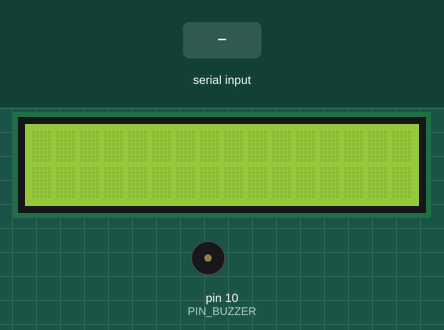
The sketch below on a simulated Arduino Uno, built with avr-gcc and run on an emulated ATmega328P. On the bench: 16×2 character LCD, buzzer (waves = sounding, pin HIGH). Inputs (shaded band) come from the test bench.

Above: at 1.2 s.
1.3 s: "Enroll" received over Serial
At 2.7 s:
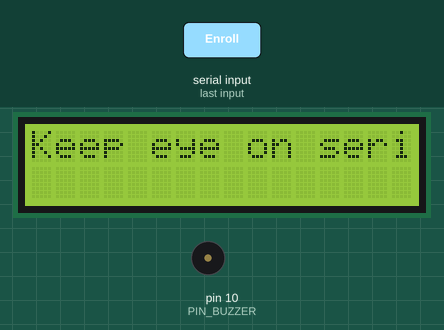
3.8 s: "is_typing" received over Serial
At 5.7 s:
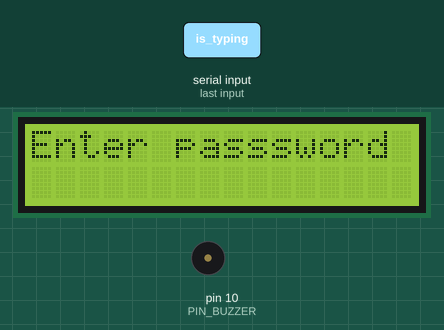
6.3 s: "is confirming" received over Serial
At 7.7 s:
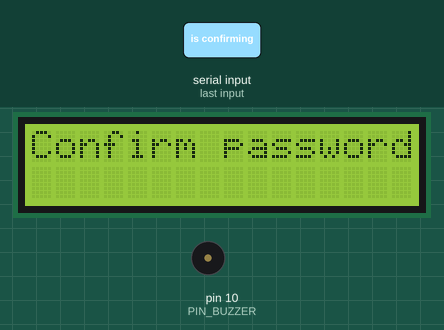
8.8 s: "Enter" received over Serial
At 10.5 s:
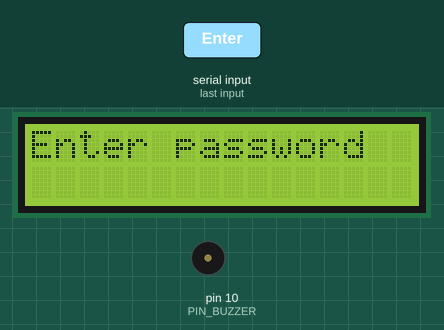
11.3 s: "Yes" received over Serial
At 13.4 s:
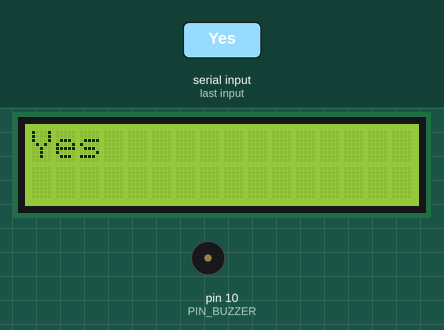
13.8 s: "No" received over Serial
At 15.4 s:
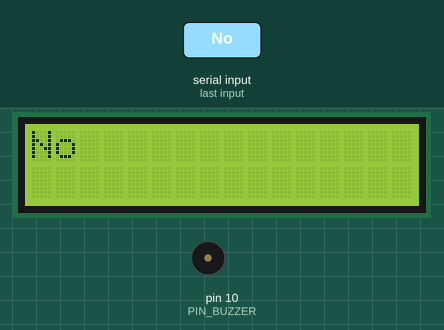
Timing chart, 0 to 16.9 s (numbered marks = the images above; inputs shaded):
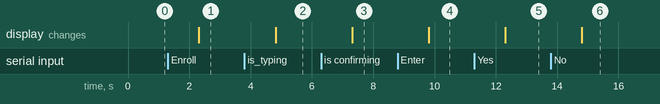

Measured:
- after the input at 1.3 s, the display: changes after 1.0 s (image 1)
- after the input at 3.8 s, the display: changes after 1.0 s (image 2)
- after the input at 6.3 s, the display: changes after 1.0 s (image 3)
- after the input at 8.8 s, the display: changes after 1.0 s (image 4)
- after the input at 11.3 s, the display: changes after 1.0 s (image 5)
- after the input at 13.8 s, the display: changes after 1.0 s (image 6)

The sketch:

bluetooth_terminal.ino
```cpp
#include <SoftwareSerial.h>
#include <LiquidCrystal.h>
LiquidCrystal lcd(7,6,2,3,4,5);

const byte rxPin = 9;
const byte txPin = 8;
#define PIN_BUZZER 10
SoftwareSerial BTSerial(rxPin, txPin); // RX TX

void lcdPrint(String receivedMessage) {

  while (receivedMessage) {
    if (receivedMessage.startsWith("Enroll")){
      lcd.clear();
      lcd.println("Enroll fingerprint");
      lcd.clear();
      lcd.println("Keep eye on serial monitor");
      break;
    }else if (receivedMessage.equals("is_typing")){
      lcd.clear();
      lcd.print("Enter passsword");
      break;
    }else if (receivedMessage.length() < 2){
      for(int j = 0; j<=3; j++){
        lcd.setCursor(j,1);
        lcd.print(receivedMessage);
      }
      break;
    }else if (receivedMessage.startsWith("is confirming")){
      lcd.clear();
      lcd.println("Confirm password");
      break;
    }else if (receivedMessage.startsWith("Enter")){
      lcd.clear();
      lcd.println("Enter password");
      break;
    }else if (receivedMessage.startsWith("Activate")){
      activateAlarm();
      break;
    }else{
      lcd.clear();
      lcd.println(receivedMessage);
      break;
    }
  }
}

void activateAlarm(){
  digitalWrite(PIN_BUZZER, HIGH);
  delay(5000);
  digitalWrite(PIN_BUZZER, LOW);
  bluetoothMode();

}


void bluetoothMode(){
 while(BTSerial.available() > 0) {
   BTSerial.println("Safe is unsafe");
   delay(1000);
   BTSerial.println("Do you want to change password?");
   delay(1000);
   BTSerial.println("Yes or No ?");
   String bluetooth_message  = BTSerial.readString();
   if (bluetooth_message.equals("Yes")){
     Serial.write("change-password");
   }else if (bluetooth_message.equals("No")) {
      Serial.write("dont-change");
   }
 }
}


void setup() {
  // define pin modes for tx, rx:
  pinMode(rxPin, INPUT);
  pinMode(txPin, OUTPUT);
  BTSerial.begin(9600);
  Serial.begin(9600);
  lcd.begin(16, 2);
  pinMode(PIN_BUZZER, OUTPUT);
}

String messageBuffer = "";
String message = "";

void loop() {
  while (Serial.available() > 0) {
    String received_data = Serial.readString();
    lcdPrint(received_data);
  }
}
```
